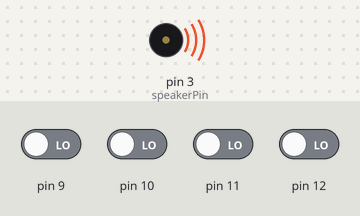
Recording of a sketch running on a simulated Arduino Uno, built with avr-gcc and run on an emulated ATmega328P. On the bench: buzzer (waves = sounding). The test bench sets the inputs (shaded band); at power-on: pin 9–12 LOW.

Above: at 0.1 s.
At 2.1 s:
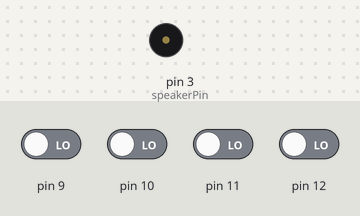
Timing chart, 0 to 3.6 s (numbered marks = the images above):
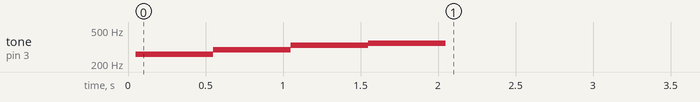

The sketch:

MiniPiano.ino
```cpp
typedef void (*FunctionType)(int);
const int toneSize = 4;
const int melodySize = 4;
const int tones[toneSize] = {261, 294, 330, 349};
const int speakerPin = 3;
class Button {
private:
  int debounceLastTime;
  int debounceDelay;
  int buttonLastState;
  int buttonState;
  int doStuffWhen;
  int pin;
public:
  Button(int pin)
    : pin(pin), doStuffWhen(LOW), debounceLastTime(0), debounceDelay(50), buttonState(HIGH), buttonLastState(HIGH) {
    pinMode(pin, INPUT);
  }
  void HandleTogglePress(FunctionType CallThisWhenPressed, int value) {
    int readValue = digitalRead(pin);
    if (readValue != buttonLastState) {
      debounceLastTime = millis();
    }
    if (millis() - debounceLastTime > debounceDelay) {
      if (readValue != buttonState) {
        buttonState = readValue;
        if (buttonState == doStuffWhen) {
          CallThisWhenPressed(value);
        }
      }
    }
    buttonLastState = readValue;
  }
};
Button melodyButton[melodySize] = {12,11,10,9};
Button resetButton = 8;
Button playButton = 7;

void setup() {
  // put your setup code here, to run once:
}

void loop() {
  for(int i = 0; i < melodySize; i++)
  {
    melodyButton[i].HandleTogglePress(SaveSong, i);
  }
}
void SaveSong(int number)
{
  tone(speakerPin, tones[number]);
  delay(500);
  noTone(speakerPin);
}
```

Measured:
- by itself, tone on pin 3 (speakerPin): plays 261 Hz for 0.50 s, 294 Hz for 0.50 s, 330 Hz for 0.50 s, 349 Hz for 0.50 s
